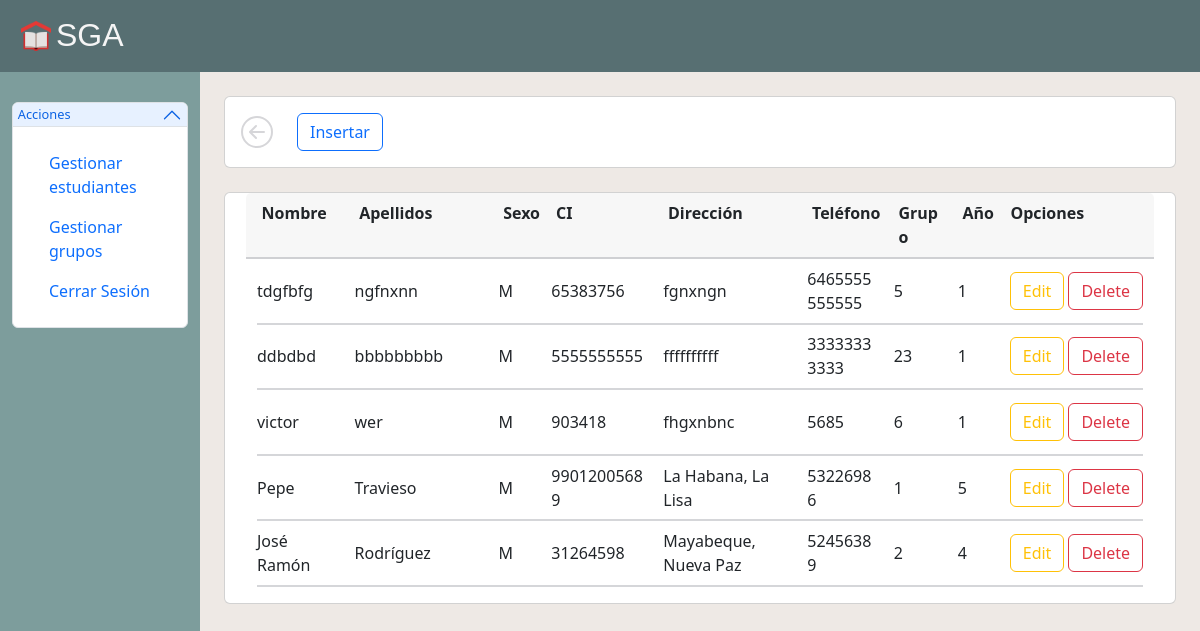
The page /secretaria/estudiantes/ (signed in) on the database as committed earlier.
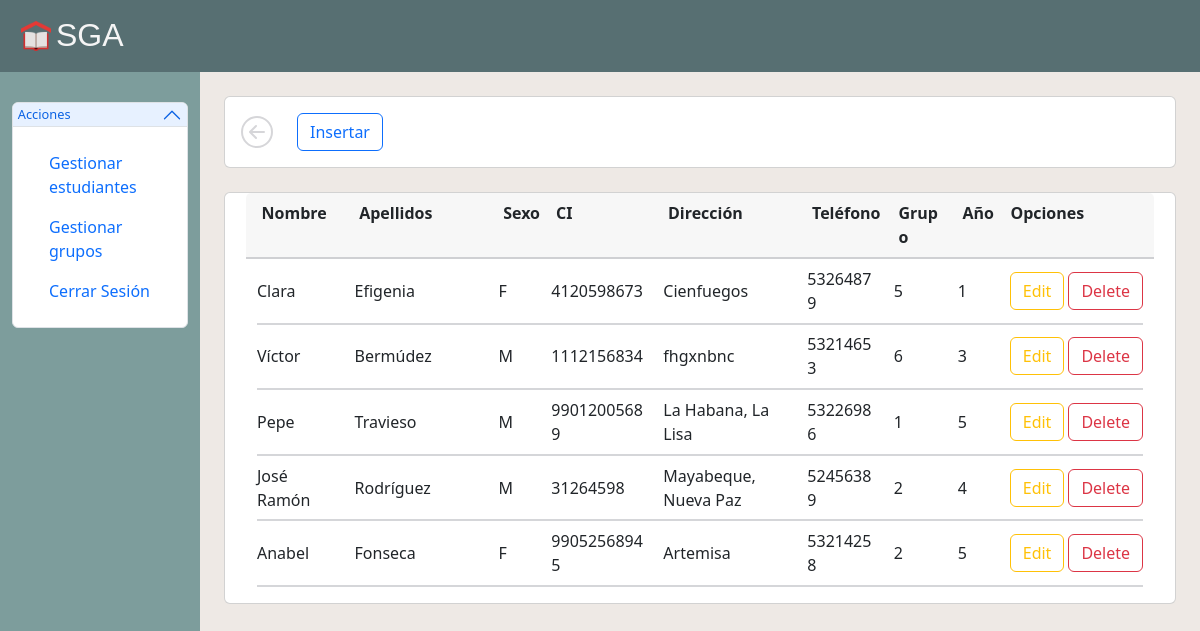
The same page on the database as committed later.
### apps/secretaria/models.py (models this page shows, shortened)
class Estudiante(models.Model):
   nombre = models.CharField(max_length=20)
   apellidos = models.CharField(max_length=40)
   sexo = models.CharField(max_length=1, choices = (
      ('M', 'M'),
      ('F', 'F')
   ))
   ci = models.IntegerField()
   dir = models.CharField(max_length=100)
   tel = models.IntegerField()
   grupo = models.IntegerField()
   anno = models.CharField(max_length=1, choices= (
      ('1', '1'),
      ('2', '2'),
      ('3', '3'),
      ('4', '4'),
      ('5', '5')
   ))

### apps/secretaria/views.py (the view)
# urls.py: path('estudiantes/', views.listarEstudiantes, name='estudiantes'),
@login_required
def listarEstudiantes(request):
   estudiantes = Estudiante.objects.all()
   return render(request, 'estudiante/listar_estudiantes.html', {
      'estudiantes': estudiantes
   })

### apps/secretaria/templates/estudiante/listar_estudiantes.html (shortened to what this page needs)
{% extends 'layouts/base.html' %}
{% load static %}
{% block links %}
   <link rel="stylesheet" href="{% static 'css/listar.css' %}">
{% endblock %}
{% block content %}
      <header class="flex-row justify-content-start p-3 card  m-4">
         <a class="nav-link" href="{% url 'index' %}" title="back"></a>
         <div class="ms-4">
            <a href="{% url 'insertar_estudiante' %}" class="btn btn-outline-primary">Insertar</a>
         </div>
      </header>
      <section id="formStudents" class="card m-4">
         <ul class="nav m-auto card-header">
            <li>Nombre</li>
            <li>Apellidos</li>
            <li>Sexo</li>
            <li>CI</li>
            <li>Dirección</li>
            <li>Teléfono</li>
            <li>Grupo</li>
            <li>Año</li>
            <li>Opciones</li>
         </ul>
         <ul class="nav flex-column m-auto card-body">
            {% for estudiante in estudiantes %}
               <li>
                  <label> {{ estudiante.nombre }} </label>
                  <label> {{ estudiante.apellidos }} </label>
                  <label> {{ estudiante.sexo }} </label>
                  <label> {{ estudiante.ci }} </label>
                  <label> {{ estudiante.dir }} </label>
                  <label> {{ estudiante.tel }} </label>
                  <label> {{ estudiante.grupo }} </label>
                  <label> {{ estudiante.anno }} </label>
                  <a href="{% url 'modificar_estudiante' estudiante.ci %}" class="btn btn-outline-warning ms-1">Edit</a>
                  <form action="{% url 'eliminar_estudiante' estudiante.ci %}" method="POST" class="ms-1">
                     <button class="btn btn-outline-danger">Delete</button>
                  </form>
               </li>
            {% endfor %}
         </ul>
      </section>
{% endblock %}

### templates/layouts/base.html (shortened to what this page needs)
{% load static %}
<!DOCTYPE html>
<html lang="en">
<head>
	{% block links %}
	{% endblock %}
   <link rel="stylesheet" href="{% static 'css/bootstrap.min.css' %}">
   <link rel="stylesheet" href="{% static 'css/styles.css' %}">
</head>
<body>
   <div class="container-fluid wrapper">
		<div class="row">
			<header class="p-0 m-0">
				<nav class="navbar col-12">
					<ul class="nav">
						<li class="nav-item">
							<a class="nav-link d-flex" href="index.html">
								<img id="logo" src="{% static 'img/school_96px.png' %}" alt="">
								<h1 id="logoText" class="m-0">SGA</h1>
							</a>
						</li>
					</ul>
				</nav>
			</header>
		</div>
		<div id="mainRow" class="row">
			<aside class="col-md-2">
				<section class="d-flex flex-column align-items-center">
					<div class="accordion pb-3" id="accordionAside">
						<div class="accordion-item">
							<h2 class="accordion-header" id="headingOne">
								<button class="accordion-button" type="button" data-bs-toggle="collapse" data-bs-target="#collapseOne" aria-expanded="true" aria-controls="collapseOne">
									Acciones
								</button>
							</h2>
							<div id="collapseOne" class="accordion-collapse collapse show" aria-labelledby="headingOne" data-bs-parent="#accordionAside">
								<div class="accordion-body">
									<ul class="nav flex-column">
										<li class="nav-item">
											<a class="nav-link" href="{% url 'estudiantes' %}">Gestionar estudiantes</a>
										</li>
										<li>
											<a class="nav-link" href="">Gestionar grupos</a>
										</li>
										<li>
											<a class="nav-link" href="{% url 'logout' %}">Cerrar Sesión</a>
										</li>
									</ul>
								</div>
							</div>
						</div>
					</div>
				</section>
			</aside>
			<main class="col-md-10 p-0">
            {% block content %}
            {% endblock %}
			</main>
		</div>
	</div>
</body>
</html>

### apps/secretaria/static/css/listar.css (style rules this page uses)
#formStudents > ul:nth-child(1) { border-bottom: 2px solid rgba(48, 52, 64, .2); }
#formStudents > ul:nth-child(2) { padding-top: 0; }
#formStudents > ul:nth-child(1) > li:nth-child(1), #formStudents > ul:nth-child(2) > li > label:nth-child(1) { padding: 0; padding-right: 1rem; width: 6.1rem; }
#formStudents > ul:nth-child(1) > li:nth-child(2), #formStudents > ul:nth-child(2) > li > label:nth-child(2) { padding: 0; padding-right: 1rem; width: 9rem; }
#formStudents > ul:nth-child(1) > li:nth-child(3), #formStudents > ul:nth-child(2) > li > label:nth-child(3) { padding: 0; padding-right: 1rem; width: 3.3rem; }
#formStudents > ul:nth-child(1) > li:nth-child(4), #formStudents > ul:nth-child(2) > li > label:nth-child(4) { padding: 0; padding-right: 1rem; width: 7rem; }
#formStudents > ul:nth-child(1) > li:nth-child(5), #formStudents > ul:nth-child(2) > li > label:nth-child(5) { padding: 0; padding-right: 1rem; width: 9rem; }
#formStudents > ul:nth-child(1) > li:nth-child(6), #formStudents > ul:nth-child(2) > li > label:nth-child(6) { padding: 0; padding-right: 1rem; width: 5.4rem; }
#formStudents > ul:nth-child(1) > li:nth-child(7), #formStudents > ul:nth-child(2) > li > label:nth-child(7) { padding: 0; padding-right: 1rem; width: 4rem; }
#formStudents > ul:nth-child(1) > li:nth-child(8), #formStudents > ul:nth-child(2) > li > label:nth-child(8) { padding: 0; padding-right: 1rem; width: 3rem; }
#formStudents > ul:nth-child(1) > li:nth-child(9), #formStudents > ul:nth-child(2) > li > label:nth-child(9) { padding: 0; padding-right: 1rem; width: 8rem; }
#formStudents > ul:nth-child(1) > li { font-weight: bold; }
#formStudents > ul:nth-child(2) > li { display: flex; border-bottom: 2px solid rgba(48, 52, 64, .2); align-items: center; }
#mainRow > main > header > div { align-self: center; }
#mainRow > main > header > div > a { margin-right: .5rem; }
#mainRow > main > header > a { color: rgba(48, 52, 64, .2); align-self: center; }
#formStudents > ul > li > a { margin: .8rem 0; }

### apps/secretaria/static/css/styles.css (style rules this page uses)
.wrapper { height: calc(100vh - 72px); }
#mainRow { height: inherit; }
#logo { width: 40px; height: 100%; }
#logoText { font-size: xx-large; font-family: Verdana, Geneva, Tahoma, sans-serif; color: whitesmoke; }
.navbar { background: #576F72 !important; }
aside { background: #7D9D9C; overflow-y: auto; height: inherit; }
main { height: inherit; background: #EEE9E5; overflow-y: auto; }
#headingOne>button { font-size: .8rem; padding-inline: .3rem; padding-block: .1rem; }
#accordionAside { width: 100%; padding-top: .9rem; }

Rows that differ between the two databases and show on the page:
removed Estudiante: nombre "ddbdbd", apellidos "bbbbbbbbb", sexo "M", ci "5555555555", dir "ffffffffff", tel "33333333333", grupo "23", anno "1"
changed Estudiante: nombre "tdgfbfg" → "Clara"; apellidos "ngfnxnn" → "Efigenia"; sexo "M" → "F"; ci "65383756" → "4120598673"; dir "fgnxngn" → "Cienfuegos"; tel "6465555555555" → "53264879"
changed Estudiante "fhgxnbnc": nombre "victor" → "Víctor"; apellidos "wer" → "Bermúdez"; ci "903418" → "1112156834"; tel "5685" → "53214653"; anno "1" → "3"
added Estudiante: nombre "Anabel", apellidos "Fonseca", sexo "F", ci "99052568945", dir "Artemisa", tel "53214258", grupo "2", anno "5"
